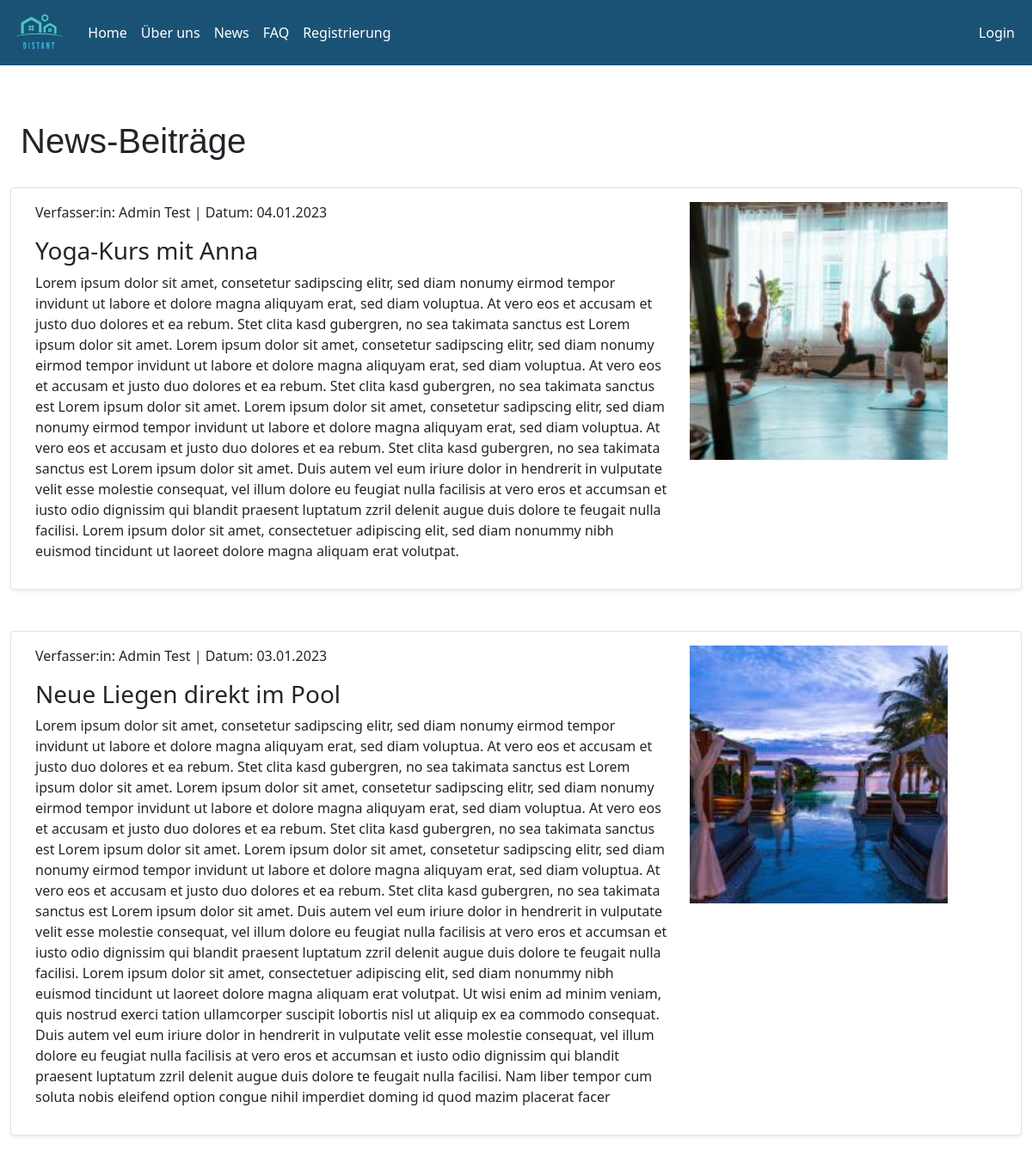
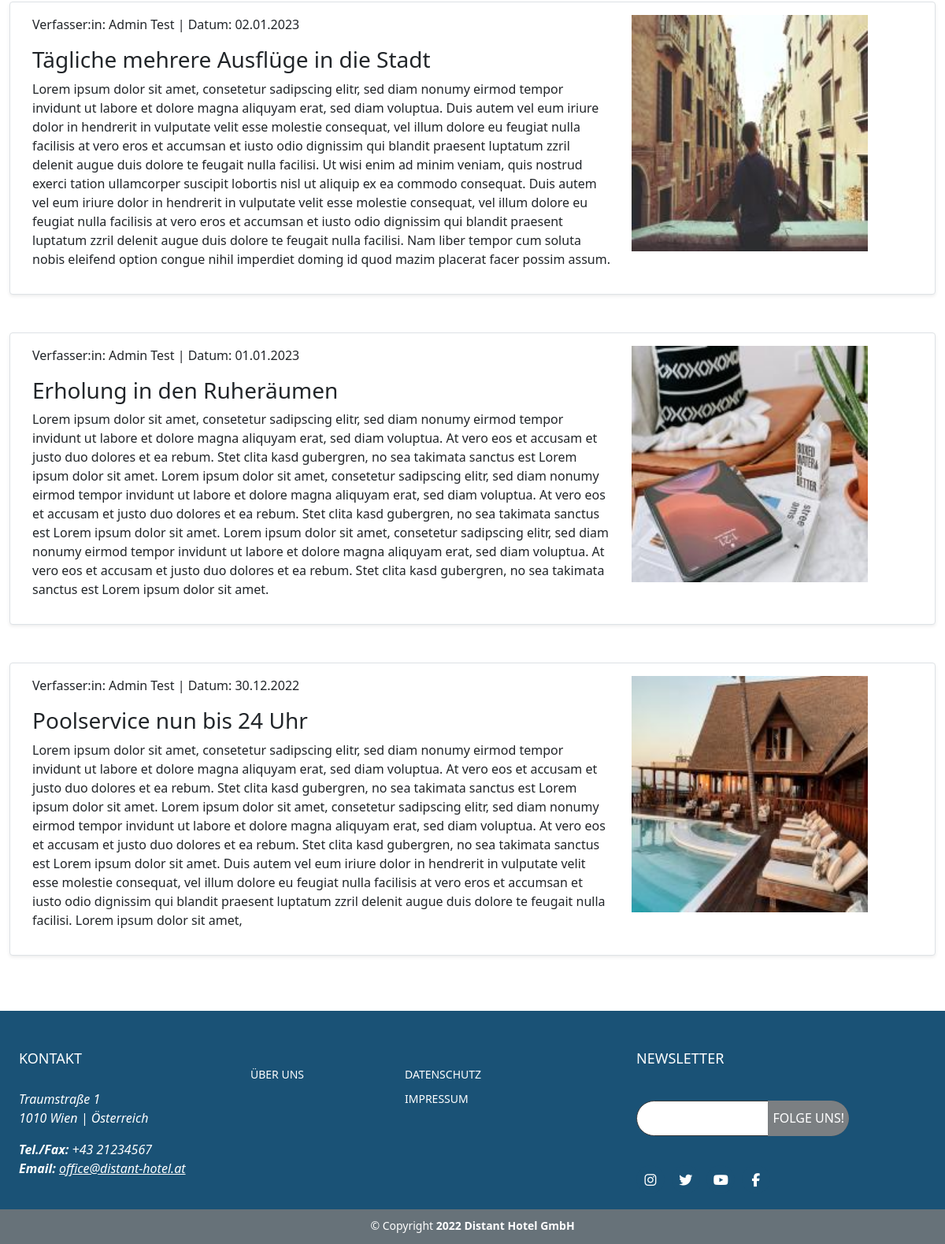
Page /news.php on the committed database (2 pictures, top to bottom).
### tables this page shows
CREATE TABLE `tbl_news` (
  `id` int(16) NOT NULL,
  `headline` varchar(150) NOT NULL,
  `text` text NOT NULL,
  `personID` int(16) NOT NULL,
  `newsImgPath` varchar(200) NOT NULL,
  `newsImgThumbPath` varchar(200) NOT NULL,
  `publicationDate` timestamp NOT NULL DEFAULT current_timestamp()
);

CREATE TABLE `user_profile` (
  `personID` int(16) NOT NULL,
  `role` int(10) UNSIGNED NOT NULL DEFAULT 0,
  `firstName` varchar(24) DEFAULT NULL,
  `lastName` varchar(24) DEFAULT NULL,
  `email` varchar(24) DEFAULT NULL,
  `zipcode` varchar(16) DEFAULT NULL,
  `city` varchar(24) DEFAULT NULL,
  `address` varchar(24) DEFAULT NULL,
  `address2` varchar(24) DEFAULT NULL,
  `tel` varchar(24) DEFAULT NULL,
  `salutation` varchar(16) DEFAULT NULL,
  `target_file` varchar(128) DEFAULT NULL
);

### config/dbaccess.php (called while the page is built, shortened)
<?php
$mysqli_tbl_u_profile="user_profile";
$mysqli_tbl_news="tbl_news";
?>

### news.php (the view, shortened to what this page needs)
<?php
    require(dirname(__FILE__, 1) . "\components\session.php");
    require(dirname(__FILE__, 1) . "\config\dbaccess.php");
?>
<!DOCTYPE html>
<html lang="en">
<head>
    <?php include "components/head.php";?>
</head>
<body>
    <nav>
        <?php include "components/navbar.php";?>
    </nav>
    <main>
        <div class="content">
            <div class="container">
            <h1 class="headline">News-Beiträge</h1>
            <?php
            $sqlSelectNews = "SELECT * FROM $mysqli_tbl_news ORDER BY publicationDate DESC";
            $result = $con->query($sqlSelectNews);
            while ($row = $result->fetch_assoc()) {
                $headline = $row["headline"];
                $text = $row["text"];
                $personID = $row["personID"];
                $newsImgThumbPath = $row["newsImgThumbPath"];
                $publicationDate = $row["publicationDate"];
                $date = date("d.m.Y", strtotime($publicationDate));
                $sqlSelectPerson = "SELECT * FROM $mysqli_tbl_u_profile WHERE personID = $personID";
                $resultPerson = $con->query($sqlSelectPerson);
                while ($rowPerson = $resultPerson->fetch_assoc()) {
                    $firstname = $rowPerson["firstName"];
                    $lastname = $rowPerson["lastName"];
                } ?>
                    <div class="row my-2 border border-1 shadow-sm p-3 mb-5 bg-body rounded">
                    <div class="col-md-8">
                        <p>Verfasser:in: <?php echo "$firstname $lastname"; ?> | Datum: <?php echo $date?> </p>
                        <h3><?php echo "$headline"; ?></h3>
                        <p><?php echo "$text"; ?></p>
                    </div>
                    <div class="col-sm-3 text-center">
                        <img src="<?php echo $newsImgThumbPath; ?>" alt="Bild News Beitrag" class="news-img text-center">
                    </div>
                    </div>
            <?php } ?>
            </div>
        </div>
    </main>
    <footer>
        <?php include "components/footer.php";?>
    </footer>
</body>
</html>

### components/head.php (shortened to what this page needs)
<link rel="stylesheet" href="https://cdn.jsdelivr.net/npm/bootstrap@5.0.2/dist/css/bootstrap.min.css"
>
<link rel="stylesheet" type="text/css" href="res/css/mystyle.css">
<link rel="stylesheet" href="path/to/font-awesome/css/font-awesome.min.css">

### components/navbar.php
<?php
if (isset($_SESSION["role"]) && $_SESSION["role"] === "0") {
    include "navUser.php";
} elseif (isset($_SESSION["role"]) && $_SESSION["role"] === "1") {
    include "navAdmin.php";
} else {
    include "navGuest.php";
}
?>

### components/navGuest.php (shortened to what this page needs)
<link rel="stylesheet" type="text/css" href="res/css/mystyle.css">
<nav class="navbar navbar-expand-lg fixed-top">
    <div class="container-fluid">
        <a class="navbar-brand " href="index.php">
            <img id="logo-nav" src="res\img\distant-logo-nobg.PNG" alt="Logo Hotel Distant">
        </a>
        <div class="collapse navbar-collapse " id="navbarSupportedContent">
            <ul class="navbar-nav me-auto mb-2 mb-lg-0">
                <li class="nav-item">
                    <a class="nav-link active" aria-current="page" href="index.php">Home</a>
                </li>
                <li class="nav-item">
                    <a class="nav-link" href="aboutus.php">Über uns</a>
                </li>
                <li class="nav-item">
                    <a class="nav-link" href="news.php">News</a>
                </li>
                <li class="nav-item">
                    <a class="nav-link" href="faq.php">FAQ</a>
                </li>
                <li class="nav-item">
                    <a class="nav-link" href="register.php">Registrierung</a>
                </li>
            </ul>
            <ul class="nav navbar-nav navbar-right">
                <li class="nav-item">
                    <a class="nav-link" href="login.php">Login</a>
                </li>
            </ul>
        </div>
    </div>
</nav>

### components/footer.php
<link rel="stylesheet" type="text/css" href="res/css/mystyle.css">
<div class="footer mt-auto">
<div class="footer-top">
    <div class="container">
        <div class="row">
            <div class="col-lg-3 col-sm-6">
                <div class="address">
                    <h4>KONTAKT</h4>
                    <p class="mb-3 mt-3">
                    <p> Traumstraße 1
                        <br>
                        1010 Wien | Österreich
                        <br>
                    </p>
                    <p>
                        <strong>Tel./Fax:</strong> +43 21234567
                        <br>
                        <strong>Email:</strong>
                        <a href="mailto:office@distant-hotel.at">office@distant-hotel.at</a>
                    </p>
                    </p>
                </div>
            </div>
            <div class="col-lg-2 col-sm-6 footer-menus">
                <h4></h4>
                <ul>
                    <li> <a href="aboutus.php">ÜBER UNS</a></li>
                </ul>
            </div>
            <div class="col-lg-3 col-sm-6 footer-menus">
                <h4></h4>
                <ul>
                    <li><a
                            href="https://www.oesterreich.gv.at/themen/dokumente_und_recht/datenschutz.html">DATENSCHUTZ</a>
                    </li>
                    <li><a href="imprint.php">IMPRESSUM</a>
                    </li>
                </ul>
            </div>
            <div class="col-lg-3 col-sm-6 newsletter">
                <h4>NEWSLETTER</h4>
                <form action="" method="post"><input type="email" name="email" /><input type="submit"
                        value="FOLGE UNS!"></form>
                <br>
                <div class="social-links mt-3">
                    <a href="https://www.instagram.com" class="btn btn-social-icon btn-instagram" target="_blank"><i
                            class="fa fa-instagram"></i></a>
                    <a href="https://twitter.com" class="btn btn-social-icon btn-twitter" target="_blank"><i
                            class="fa fa-twitter"></i></a>
                    <a href="https://www.youtube.com" class="btn btn-social-icon btn-youtube" target="_blank"><i
                            class="fa fa-youtube"></i></a>
                    <a href="https://www.facebook.com/" class="btn btn-social-icon btn-facebook" target="_blank"><i
                            class="fa fa-facebook"></i></a>
                </div>
            </div>
        </div>
    </div>
</div>
<div class="footer-bottom">
    <div class="row">
        <p class="text-center mb-2">&copy; Copyright <strong>2022 Distant Hotel GmbH</strong></p>
    </div>
</div>
</div>

### res/css/mystyle.css (style rules this page uses)
main { margin-top: 100px; }
body { padding-top: 10px; min-height: 100vh; display: flex; flex-direction: column; }
.content { margin: 30px 0 70px; }
.headline { font-family: "Popins", sans-serif; margin: 30px 0 30px 0; }
.news-img { width: 300px; height: 300px; object-fit: cover; }
.navbar { background-color: #1a5276; color: white; }
#logo-nav { max-height: 50px; }
.navbar a { color: white; }
.btn { color: white; background-color: #677279; }
.fixed-top { position: fixed; top: 0; right: 0; left: 0; z-index: 1030; }
footer { background: #677279; color: #fff; font-size: 14px; margin-top: auto; display: block; }
.mt-auto { margin-top: auto; }
footer .footer-top { background: #1a5276; padding: 50px 0px 20px; }
footer h4 { font-size: 18px; padding-bottom: 12px; }
footer .address p { font-size: 16px; font-style: italic; }
footer .address a { font-size: 16px; font-style: italic; color: white; }
footer .footer-menus { margin-bottom: 30px; }
footer .footer-menus ul { list-style: none; padding: 0; margin: 0; }
footer .footer-menus ul li { margin-bottom: 10px; }
footer .footer-menus ul a { color: #fff; text-decoration: none; }
footer .newsletter form { margin-top: 30px; background: #fff; padding: 6px 10px; position: relative; border-radius: 50px; border: 1px solid #3a3a3a; }
footer .newsletter form input[type="email"] { border: 0; padding: 5px; background: #fff; color: #3a3a3a; }
footer .newsletter form input[type="submit"] { position: absolute; top: -1px; right: -1px; bottom: -1px; border: 0; font-size: 16px; background: #7b7f82; color: #fff; border-bottom-right-radius: 50px; border-top-right-radius: 50px; }
footer .social-links a { font-size: 17px; display: inline-block; background: #1a5276; color: #fff; line-height: 1; padding: 9px 0; margin-right: 5px; border-radius: 100%; text-align: center; width: 36px; height: 36px; transition: 0.4s; }
.footer-bottom { padding: 10px 0px 5px; }
.container { width: 100%; max-width: 80rem; margin: 0 auto; padding: 0 1.5rem; }

### rows in the picture
tbl_news: personID.firstName "Admin", personID.lastName "Test", publicationDate "04.01.2023", headline "Yoga-Kurs mit Anna", text "Lorem ipsum dolor sit amet, consetetur sadipscing elitr, sed diam nonumy eirmod tempor invidunt ut labore et dolore magna aliquyam erat, sed diam voluptua. At vero eos et accusam et justo duo dolores et ea rebum. Stet clita kasd gubergren, no sea takimata sanctus est Lorem ipsum dolor sit amet. Lorem ipsum dolor sit amet, consetetur sadipscing elitr, sed diam nonumy eirmod tempor invidunt ut labore et dolore magna aliquyam erat, sed diam voluptua. At vero eos et accusam et justo duo dolores et ea rebum. Stet clita kasd gubergren, no sea takimata sanctus est Lorem ipsum dolor sit amet. Lorem ipsum dolor sit amet, consetetur sadipscing elitr, sed diam nonumy eirmod tempor invidunt ut labore…", newsImgThumbPath (picture)
tbl_news: personID.firstName "Admin", personID.lastName "Test", publicationDate "03.01.2023", headline "Neue Liegen direkt im Pool", text "Lorem ipsum dolor sit amet, consetetur sadipscing elitr, sed diam nonumy eirmod tempor invidunt ut labore et dolore magna aliquyam erat, sed diam voluptua. At vero eos et accusam et justo duo dolores et ea rebum. Stet clita kasd gubergren, no sea takimata sanctus est Lorem ipsum dolor sit amet. Lorem ipsum dolor sit amet, consetetur sadipscing elitr, sed diam nonumy eirmod tempor invidunt ut labore et dolore magna aliquyam erat, sed diam voluptua. At vero eos et accusam et justo duo dolores et ea rebum. Stet clita kasd gubergren, no sea takimata sanctus est Lorem ipsum dolor sit amet. Lorem ipsum dolor sit amet, consetetur sadipscing elitr, sed diam nonumy eirmod tempor invidunt ut labore…", newsImgThumbPath (picture)
tbl_news: personID.firstName "Admin", personID.lastName "Test", publicationDate "02.01.2023", headline "Tägliche mehrere Ausflüge in die Stadt", text "Lorem ipsum dolor sit amet, consetetur sadipscing elitr, sed diam nonumy eirmod tempor invidunt ut labore et dolore magna aliquyam erat, sed diam voluptua. Duis autem vel eum iriure dolor in hendrerit in vulputate velit esse molestie consequat, vel illum dolore eu feugiat nulla facilisis at vero eros et accumsan et iusto odio dignissim qui blandit praesent luptatum zzril delenit augue duis dolore te feugait nulla facilisi. Ut wisi enim ad minim veniam, quis nostrud exerci tation ullamcorper suscipit lobortis nisl ut aliquip ex ea commodo consequat. Duis autem vel eum iriure dolor in hendrerit in vulputate velit esse molestie consequat, vel illum dolore eu feugiat nulla facilisis at vero…", newsImgThumbPath (picture)
tbl_news: personID.firstName "Admin", personID.lastName "Test", publicationDate "01.01.2023", headline "Erholung in den Ruheräumen", text "Lorem ipsum dolor sit amet, consetetur sadipscing elitr, sed diam nonumy eirmod tempor invidunt ut labore et dolore magna aliquyam erat, sed diam voluptua. At vero eos et accusam et justo duo dolores et ea rebum. Stet clita kasd gubergren, no sea takimata sanctus est Lorem ipsum dolor sit amet. Lorem ipsum dolor sit amet, consetetur sadipscing elitr, sed diam nonumy eirmod tempor invidunt ut labore et dolore magna aliquyam erat, sed diam voluptua. At vero eos et accusam et justo duo dolores et ea rebum. Stet clita kasd gubergren, no sea takimata sanctus est Lorem ipsum dolor sit amet. Lorem ipsum dolor sit amet, consetetur sadipscing elitr, sed diam nonumy eirmod tempor invidunt ut labore…", newsImgThumbPath (picture)
tbl_news: personID.firstName "Admin", personID.lastName "Test", publicationDate "30.12.2022", headline "Poolservice nun bis 24 Uhr", text "Lorem ipsum dolor sit amet, consetetur sadipscing elitr, sed diam nonumy eirmod tempor invidunt ut labore et dolore magna aliquyam erat, sed diam voluptua. At vero eos et accusam et justo duo dolores et ea rebum. Stet clita kasd gubergren, no sea takimata sanctus est Lorem ipsum dolor sit amet. Lorem ipsum dolor sit amet, consetetur sadipscing elitr, sed diam nonumy eirmod tempor invidunt ut labore et dolore magna aliquyam erat, sed diam voluptua. At vero eos et accusam et justo duo dolores et ea rebum. Stet clita kasd gubergren, no sea takimata sanctus est Lorem ipsum dolor sit amet. Duis autem vel eum iriure dolor in hendrerit in vulputate velit esse molestie consequat, vel illum dolore…", newsImgThumbPath (picture)
